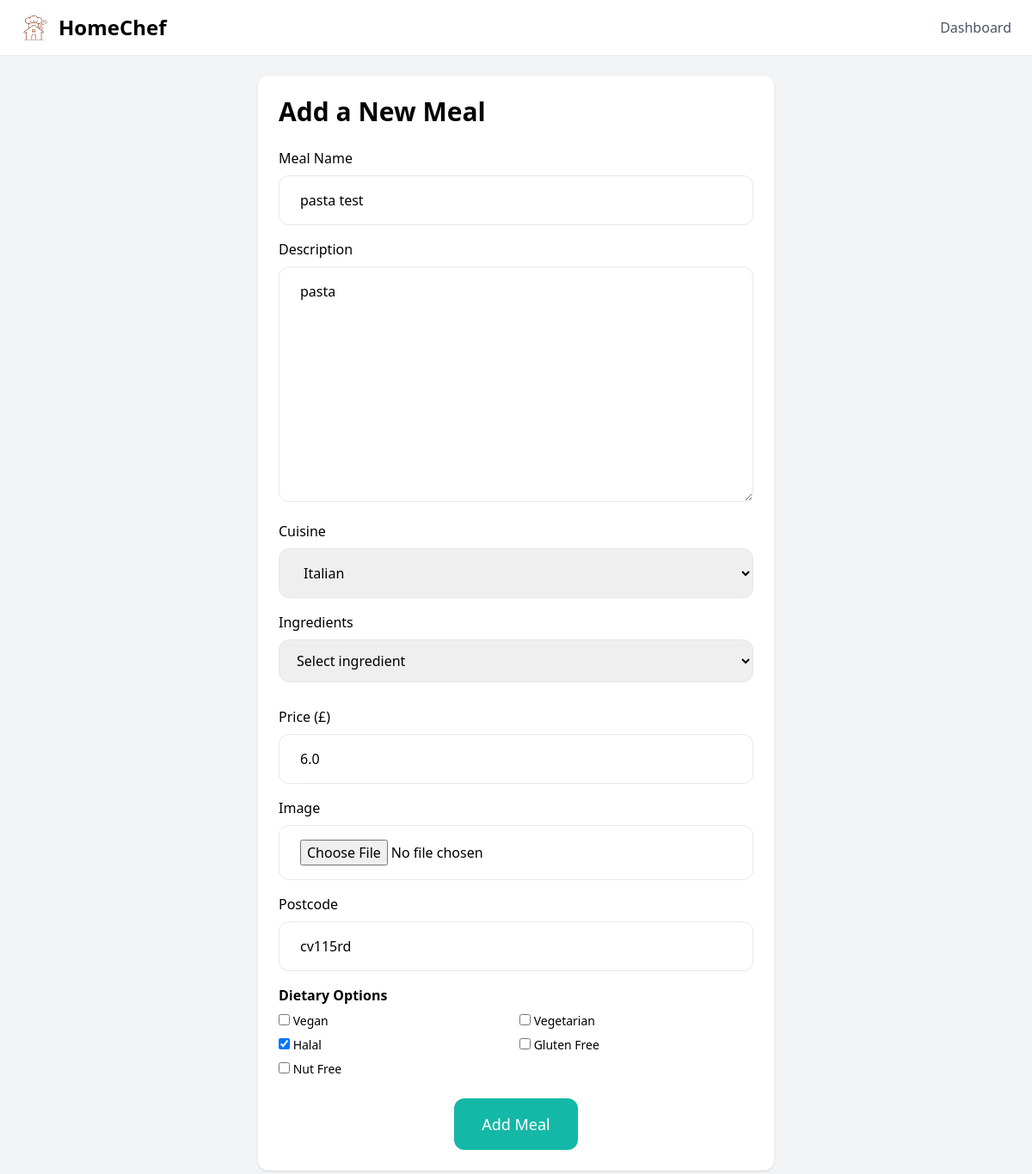
The app's page /food/11/edit/ (signed in) with its own data.
### food/models.py (models this page shows)
class Meal(models.Model):
    meal_name = models.CharField(max_length=255)
    meal_description = models.TextField(blank= True)
    meal_cuisine_type = models.ForeignKey(Cuisine, on_delete= models.SET_NULL, null= True, blank =True)
    meal_ingredients= models.ManyToManyField(Ingredient, related_name="meals")
    meal_price = models.FloatField()
    meal_image = models.ImageField(upload_to='meal_images/', blank=True, null=True)
    meal_is_vegan = models.BooleanField(default=False)
    meal_is_vegetarian = models.BooleanField(default=False)
    meal_is_halal = models.BooleanField(default=False)
    meal_is_gluten_free = models.BooleanField(default=False)
    meal_is_nut_free = models.BooleanField(default=False)
    meal_created_by = models.ForeignKey(User, on_delete=models.CASCADE, related_name="meals")
    meal_created_at = models.DateTimeField(auto_now_add=True)
    meal_location = models.CharField (max_length=8)
    class Meta:
        def __str__(self):
            ordering = ('name',)
            return self.name

### food/views.py (the view)
# urls.py: path('<int:pk>/edit/', views.edit_meal, name='edit'),
@login_required
def edit_meal(request, pk):
    meal = get_object_or_404(Meal, pk=pk, meal_created_by=request.user)
    if request.method == 'POST':
        form = EditMealForm(request.POST, request.FILES, instance=meal)
        if form.is_valid():
            form.save()
            return redirect('accounts:dashboard')
    else:
         form = EditMealForm(instance=meal)
    return render(request, 'food/form.html', {
        'form': form,
     })

### food/models.py (called while the page is built)
    def __str__(self):
        ordering = ('name',)
        return self.name

    def __str__(self):
        ordering = ('name',)
        return self.name

### food/templates/food/form.html (shortened to what this page needs)
<!DOCTYPE html>
{% load static %}
<html lang="en">
<head>
<script src="https://cdn.tailwindcss.com"></script>
</head>
<body class="bg-gray-100 font-sans">
<header class="bg-white shadow-sm">
    <div class="max-w-7xl mx-auto px-6 py-4 flex justify-between items-center">
        <div class="flex items-center space-x-3">
            <img src="{% static 'images/logo.png' %}" class="w-8 h-8" alt="Logo">
            <span class="text-2xl font-bold">HomeChef</span>
        </div>
        <nav class="space-x-6 text-gray-600">
            <a href="#" class="hover:text-black">Dashboard</a>
        </nav>
    </div>
</header>
<div class="w-1/2 my-6 p-6 mx-auto bg-white rounded-xl shadow">
    <h1 class="mb-6 text-3xl font-bold">Add a New Meal</h1>
    <form method="post" action="." enctype="multipart/form-data">
        <div class="mb-4">
            <label class="inline-block mb-2">Meal Name</label>
            {{ form.meal_name }}
        </div>
        <div class="mb-4">
            <label class="inline-block mb-2">Description</label>
            {{ form.meal_description }}
        </div>
        <div class="mb-4">
            <label class="inline-block mb-2">Cuisine</label>
            {{ form.meal_cuisine_type }}
        </div>
<div class="mb-4">
    <label class="inline-block mb-2">Ingredients</label>
    <select id="ingredient-select" class="w-full py-3 px-4 border rounded-xl">
        <option value="">Select ingredient</option>
    </select>
    </div>
        <div class="mb-4">
            <label class="inline-block mb-2">Price (£)</label>
            {{ form.meal_price }}
        </div>
        <div class="mb-4">
            <label class="inline-block mb-2">Image</label>
            {{ form.meal_image }}
        </div>
        <div class="mb-4">
            <label class="inline-block mb-2">Postcode</label>
            {{ form.meal_location }}
        </div>
        <div class="mb-6">
            <label class="inline-block mb-2 font-semibold">Dietary Options</label>
            <div class="grid grid-cols-2 gap-2 text-sm">
                <label>{{ form.meal_is_vegan }} Vegan</label>
                <label>{{ form.meal_is_vegetarian }} Vegetarian</label>
                <label>{{ form.meal_is_halal }} Halal</label>
                <label>{{ form.meal_is_gluten_free }} Gluten Free</label>
                <label>{{ form.meal_is_nut_free }} Nut Free</label>
            </div>
        </div>
        <div class="flex justify-center">
            <button class="py-4 px-8 text-lg bg-teal-500 hover:bg-teal-700 rounded-xl text-white">
                Add Meal
            </button>
        </div>
    </form>
</div>
</body>
</html>

### records on screen
Meal: meal_name "pasta test", meal_description "pasta", meal_cuisine_type "Italian", meal_price "6.0", meal_location "cv115rd", meal_is_halal "☑"
